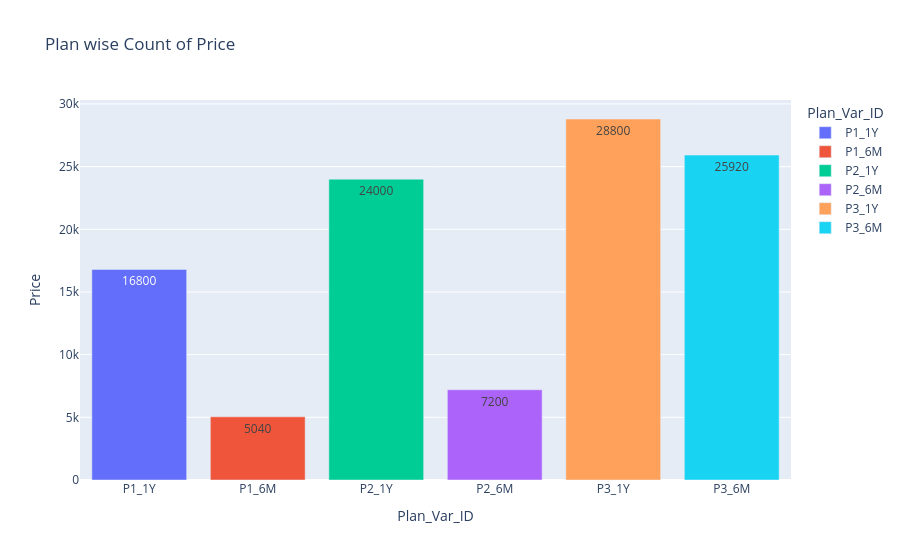

The cell this chart's notebook holds for it:
### Code cell
fig = px.bar(data_frame = q6, x='Plan_Var_ID', y = 'Price', title='Plan wise Count of Price',
             text='Price', color='Plan_Var_ID')
fig.show()

### Figure 1 — Plotly figure (JSON) as saved in the notebook; plotly's stock layout.template omitted (floating-point values rounded to 4 significant figures)
{"data": [{"hovertemplate": "Plan_Var_ID=%{x}<br>Price=%{text}<extra></extra>", "legendgroup": "P1_1Y", "marker": {"color": "#636efa", "pattern": {"shape": ""}}, "name": "P1_1Y", "orientation": "v", "showlegend": true, "text": [16800.0], "textposition": "auto", "type": "bar", "x": ["P1_1Y"], "xaxis": "x", "y": [16800.0], "yaxis": "y"}, {"hovertemplate": "Plan_Var_ID=%{x}<br>Price=%{text}<extra></extra>", "legendgroup": "P1_6M", "marker": {"color": "#EF553B", "pattern": {"shape": ""}}, "name": "P1_6M", "orientation": "v", "showlegend": true, "text": [5040.0], "textposition": "auto", "type": "bar", "x": ["P1_6M"], "xaxis": "x", "y": [5040.0], "yaxis": "y"}, {"hovertemplate": "Plan_Var_ID=%{x}<br>Price=%{text}<extra></extra>", "legendgroup": "P2_1Y", "marker": {"color": "#00cc96", "pattern": {"shape": ""}}, "name": "P2_1Y", "orientation": "v", "showlegend": true, "text": [24000.0], "textposition": "auto", "type": "bar", "x": ["P2_1Y"], "xaxis": "x", "y": [24000.0], "yaxis": "y"}, {"hovertemplate": "Plan_Var_ID=%{x}<br>Price=%{text}<extra></extra>", "legendgroup": "P2_6M", "marker": {"color": "#ab63fa", "pattern": {"shape": ""}}, "name": "P2_6M", "orientation": "v", "showlegend": true, "text": [7200.0], "textposition": "auto", "type": "bar", "x": ["P2_6M"], "xaxis": "x", "y": [7200.0], "yaxis": "y"}, {"hovertemplate": "Plan_Var_ID=%{x}<br>Price=%{text}<extra></extra>", "legendgroup": "P3_1Y", "marker": {"color": "#FFA15A", "pattern": {"shape": ""}}, "name": "P3_1Y", "orientation": "v", "showlegend": true, "text": [28800.0], "textposition": "auto", "type": "bar", "x": ["P3_1Y"], "xaxis": "x", "y": [28800.0], "yaxis": "y"}, {"hovertemplate": "Plan_Var_ID=%{x}<br>Price=%{text}<extra></extra>", "legendgroup": "P3_6M", "marker": {"color": "#19d3f3", "pattern": {"shape": ""}}, "name": "P3_6M", "orientation": "v", "showlegend": true, "text": [25920.0], "textposition": "auto", "type": "bar", "x": ["P3_6M"], "xaxis": "x", "y": [25920.0], "yaxis": "y"}], "layout": {"barmode": "relative", "legend": {"title": {"text": "Plan_Var_ID"}, "tracegroupgap": 0}, "title": {"text": "Plan wise Count of Price"}, "xaxis": {"anchor": "y", "categoryarray": ["P1_1Y", "P1_6M", "P2_1Y", "P2_6M", "P3_1Y", "P3_6M"], "categoryorder": "array", "domain": [0, 1], "title": {"text": "Plan_Var_ID"}}, "yaxis": {"anchor": "x", "domain": [0, 1], "title": {"text": "Price"}}}}
